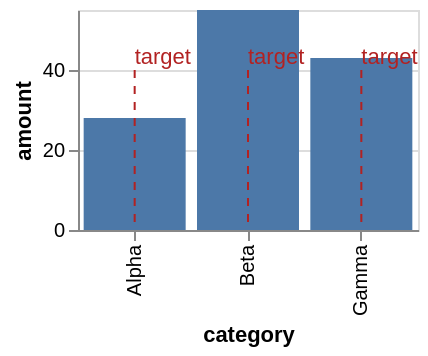

Vega-Lite specification for this chart:
### Vega-Lite specification from a JSON file in a GitHub repository (floating-point values rounded to 4 significant figures)
{"$schema": "https://vega.github.io/schema/vega-lite/v5.json", "description": "A layer inside a layer: a target line and its caption drawn as one annotation.", "data": {"values": [{"category": "Alpha", "amount": 28}, {"category": "Beta", "amount": 55}, {"category": "Gamma", "amount": 43}]}, "width": 170, "height": 110, "encoding": {"x": {"field": "category", "type": "nominal"}}, "layer": [{"mark": "bar", "encoding": {"y": {"field": "amount", "type": "quantitative"}}}, {"layer": [{"mark": {"type": "rule", "color": "firebrick", "strokeDash": [4, 4]}, "encoding": {"y": {"datum": 40, "type": "quantitative"}}}, {"mark": {"type": "text", "dy": -6, "align": "left", "color": "firebrick"}, "encoding": {"y": {"datum": 40, "type": "quantitative"}, "text": {"value": "target"}}}]}]}
